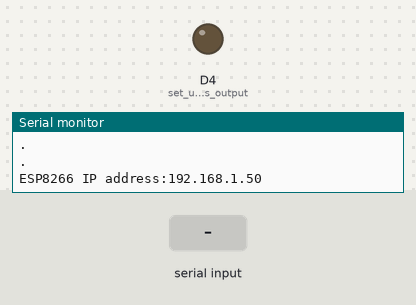
The sketch below on a simulated ESP8266 (NodeMCU). On the bench: output pins drawn as LEDs (lit = HIGH), the last lines printed to the serial monitor. Inputs (shaded band) come from the test bench. WiFi joins after 1.5 s; servers stay silent unless stated; EEPROM starts erased.

Above: at 4.2 s.
4.3 s: "TEMPERATURE" received over Serial
5.8 s: "1" received over Serial
At 11.6 s:
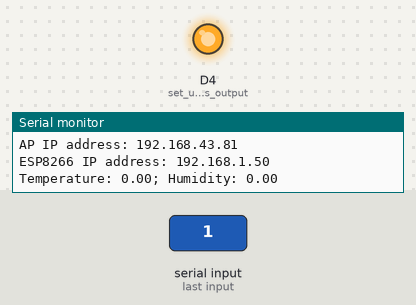
Timing chart, 0 to 13.1 s (numbered marks = the images above; inputs shaded):
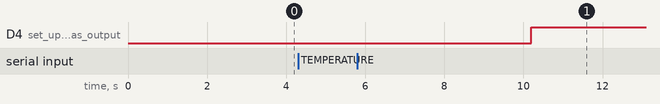

The sketch:

InsideESP.ino
```cpp
#include <SoftwareSerial.h>
#include <EEPROM.h>
#include <Arduino.h>
#include <ESP8266WiFi.h>
#include <Hash.h>
#include <ESPAsyncTCP.h>
#include <ESPAsyncWebServer.h>
#include <Adafruit_Sensor.h>
#include <DHT.h>

#define RXPIN D7
#define TXPIN D8

#define MESSAGELENGTH 9
#define STARTSYMBOL 255

SoftwareSerial insideSerial(RXPIN, TXPIN);

float t = 0;
float h = 0;
int knob = 0;


const char* apSSID     = "ESP8266-Access-Point";
const char* apPassword = "4wbb01111";
const char* localSSID = "Fabrice";
const char* localPassword = "4wbb01111";
IPAddress IP;

// Create AsyncWebServer object on port 80
AsyncWebServer server(80);
IPAddress espIP(192,168,43,234);
IPAddress apIP(192,168,43,81);
IPAddress gateway(192,168,1,1);
IPAddress subnet(255,255,255,0);

// Generally, you should use "unsigned long" for variables that hold time
// The value will quickly become too large for an int to store
unsigned long previousMillis = 0;    // will store last time DHT was updated

// Updates DHT readings every 10 seconds
const long interval = 10000;

// Replaces placeholder with DHT values
String processor(const String& var){
  //Serial.println(var);
  if(var == "TEMPERATURE"){
    return String(t);
  }
  return String();
}


bool readSerial() {
    //full message is here, and first symbol is correct
    //otherwise it just burns first symbol
    bool read = false;
    if(insideSerial.available() >= MESSAGELENGTH && insideSerial.read() == STARTSYMBOL) {
        t = readFloat();
        h = readFloat();
        knob  = readUInt();
        read = true;
    }
    return read;
}

float readFloat() {
    float sign = insideSerial.read() * 2 - 1;
    float f = (float)insideSerial.read();
    f += (float)insideSerial.read() / 100.00;
    f *= sign;
    return f;
}

int readUInt() {
    int i = insideSerial.read() * 100;
    i += insideSerial.read();
    return i;
}

#define EEPROM_SIZE 512
#define SAVE_START_ADDRESS 0
#define SAVE_END_ADDRESS 511

String front = ""; //front word
String back = ""; //back word

bool head = true; //write to front or back word next

//loads the front or back word from memory
String loadWord(bool start = true) {
    String word = "";
    int dir = start ? 1 : -1;
    int address = start ? SAVE_START_ADDRESS : SAVE_END_ADDRESS;

    int length = EEPROM.read(address); //get word length
    for (int i = 0; i < length; i++) {
        word += (char)EEPROM.read(address + (i + 1) * dir); //read each character
    }

    return word;
}

void saveWord(String word, bool start = true) {
    if(word.length() > 255) { //we couldn't save a wordlength greater than 255, but 2*255+2 = 512, fits in memory
        Serial.println("Can't save, too long");
        return;
    }

    int dir = start ? 1 : -1;
    int address = start ? SAVE_START_ADDRESS : SAVE_END_ADDRESS;

    EEPROM.write(address, word.length()); //save word length
    for (int i = 0; i < word.length(); i++) {
        EEPROM.write(address + (i + 1) * dir, word[i]); //save each character in order
    }

    EEPROM.commit();
}

void setup() {

    delay(1000); //this is sometimes needed, I don't know why TF
    Serial.begin(115200);
    EEPROM.begin(EEPROM_SIZE);

    front = loadWord();
    back = loadWord(false);

    pinMode(LED_BUILTIN, OUTPUT); // set up LED as output

    pinMode(RXPIN, INPUT);
    pinMode(TXPIN, OUTPUT);

    insideSerial.begin(9600);

  // Configure static AP IP address:
  //if (!WiFi.softAPConfig(apIP, gateway, subnet)) {
  //  Serial.println("Configuration IP failed to configure.");
  //}

    // Configures static local IP address
    if (!WiFi.config(espIP, gateway, subnet)) {
        Serial.println("ESP IP failed to configure.");
    }

    // Connect to wifi network:
    WiFi.begin(localSSID, localPassword);
    while (WiFi.status() != WL_CONNECTED) { // if no connection has been found yet...
        delay(1000); // wait a sec
        Serial.println("."); // print a dot.
    } // try again

    // Print ESP8266 Local IP address

    espIP = WiFi.localIP();
    Serial.print("ESP8266 IP address:");
    Serial.println(espIP);

    // Route for root / web page
    server.on("/", HTTP_GET, [](AsyncWebServerRequest *request){
        request->send_P(200, "text/plain", "online");
    });
    server.on("/temperature", HTTP_GET, [](AsyncWebServerRequest *request){
        request->send_P(200, "text/plain", String(t).c_str());
    });

    // Start server
    server.begin();
}

void loop() {
    bool read = readSerial();

    unsigned long currentMillis = millis();
    if (currentMillis - previousMillis >= interval && WiFi.status() == WL_CONNECTED) {
        digitalWrite(LED_BUILTIN, LOW); // set LED to low
        delay(200); // wait for 200 ms
        digitalWrite(LED_BUILTIN, HIGH); // set LED to high
        // save the last time you updated the DHT values
        previousMillis = currentMillis;

        // Print info on state:
        Serial.print("AP IP address: ");
        Serial.println(apIP);
        Serial.print("ESP8266 IP address: ");
        Serial.println(espIP);
        Serial.print("Temperature: ");
        Serial.print(t);
        Serial.print("; Humidity: ");
        Serial.println(h);
    } else if (currentMillis - previousMillis >= interval && WiFi.status() != WL_CONNECTED) {
        // try to re-establish connection...
        previousMillis = currentMillis;
        Serial.println("."); // print a dot.
    }

    String w = "";
    while (Serial.available() > 0) {
        w += (char)Serial.read();
    }
    if (w != "") {
        (head ? front : back) = w;
        Serial.print("Saving: ");
        Serial.println(w);
        saveWord(w, head);
        head = !head;
    }
    //Serial.print(front);
    //Serial.print(" || ");
    //Serial.println(back);
}
```
